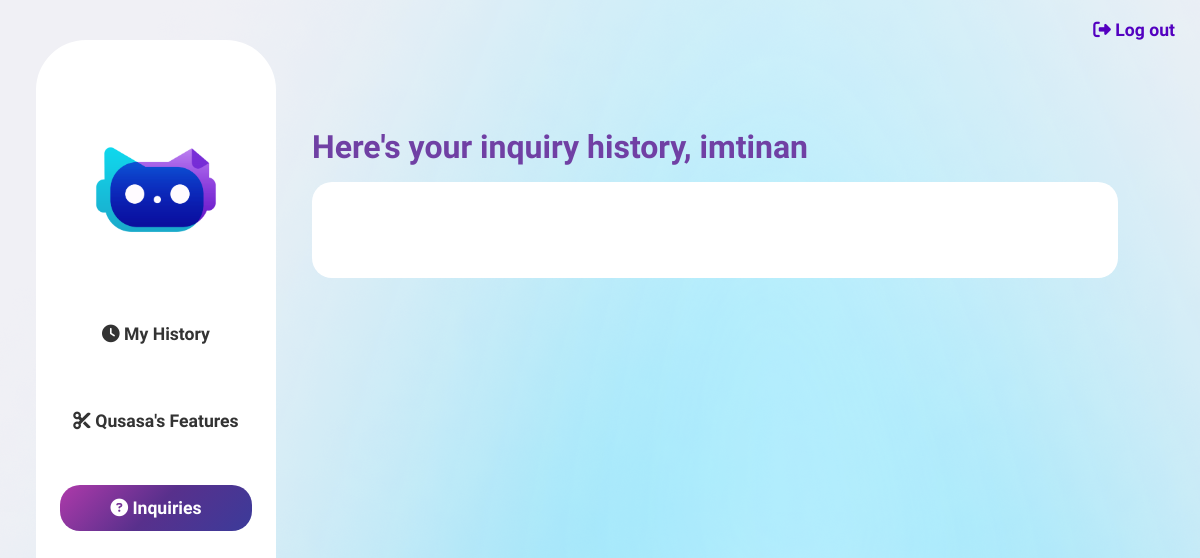
/user_inquiries/ (signed in), run on an earlier commit of the app's database.
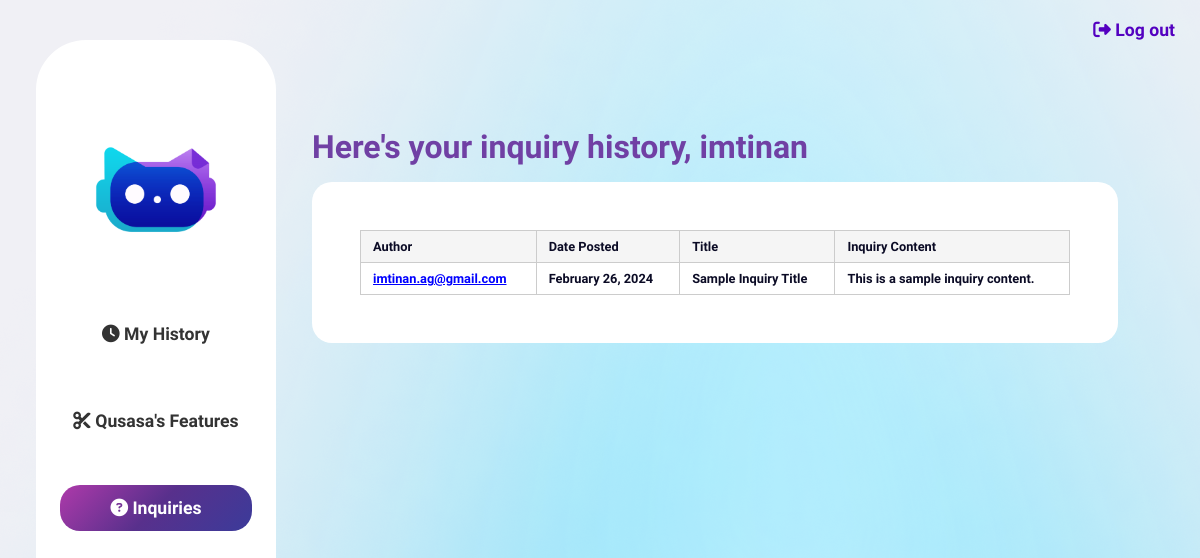
And on a later commit of the database.
### qusasa/models.py (models this page shows)
class Inquiry(models.Model):
    title= models.CharField(max_length=1000)
    InqContent=models.TextField()
    RepContent=models.TextField()
    status = models.CharField(max_length=20, choices=STATUS_CHOICES)
    date_posted=models.DateTimeField(auto_now_add=True)
    date_resolved=models.DateTimeField()
    author= models.ForeignKey(settings.AUTH_USER_MODEL, on_delete=models.CASCADE)

class CustomUser(AbstractUser):
    username = None  # remove the username field
    email = models.EmailField(unique=True, verbose_name='email address')
    USERNAME_FIELD = 'email'
    REQUIRED_FIELDS = ['first_name', 'last_name']  # removes email from REQUIRED_FIELDS
    is_verified = models.BooleanField(default=False)
    email_confirmation_code = models.CharField(max_length=30, blank=True, null=True)
    objects = CustomUserManager()

### qusasa/views/auth_views.py (the view)
# urls.py: path('user_inquiries/', views.user_inquiries_view, name='user_inquiries'),
@staff_member_required
def user_inquiries_view(request):
    context={
        'posts':Inquiry.objects.all()
    }
    return render(request, 'qusasa/user_inquiries.html', context)

### qusasa/backend.py (called while the page is built)
    def get_user(self, user_id):
        UserModel = get_user_model()
        try:
            return UserModel.objects.get(pk=user_id)
        except UserModel.DoesNotExist:
            return None

### qusasa/templates/qusasa/user_inquiries.html (shortened to what this page needs)
{% load static %}
<!DOCTYPE html>
<html lang="en">
<head>
    <link rel="stylesheet" href="{% static 'qusasa/css/base.css' %}">
    <link rel="stylesheet" href="{% static 'qusasa/css/admin.css' %}">
</head>
<body>
    <a class="log-out" href="{% url 'logout' %}"><i class="fa-solid fa-right-from-bracket"></i>  Log out</a>
      {% include 'side_nav.html' %}
    <div class="content">
        <div class="welcome">
          Here's your inquiry history, {{ user.first_name }}
        </div>
        <div class="history">
    {% for post in posts %}
        <article class="media content-section">
          <div class="results">
            <table id="result_list">
              <thead>
                <tr>
                  <th scope="col">Author</th>
                  <th scope="col">Date Posted</th>
                  <th scope="col">Title</th>
                  <th scope="col">Inquiry Content</th>
                </tr>
              </thead>
              <tbody>
                {% for post in posts %}
                <tr>
                  <td><a href="{{ request.path }}" style="color: blue; text-decoration: underline;">{{ post.author }}</a></td>
                  <td>{{ post.date_posted|date:"F d, Y" }}</td>
                  <td>{{ post.title }}</td>
                  <td>{{ post.InqContent }}</td>
                </tr>
                {% endfor %}
              </tbody>
            </table>
          </div>
        </article>
    {% endfor %}
        </div>
    </div>
</body>
</html>

What changed in the data, as far as the page shows it:
added Inquiry: author "imtinan.ag@gmail.com", date_posted "February 26, 2024", title "Sample Inquiry Title", InqContent "This is a sample inquiry content."
